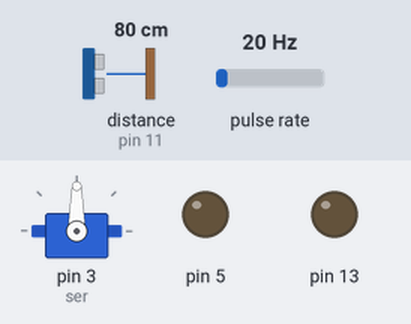
A sketch run on a simulated Arduino Uno, built with avr-gcc and run on an emulated ATmega328P. On the bench: servo, output pins drawn as LEDs (lit = HIGH). Wiring (inferred from the names in the program): ultrasonic range finder: trigger pin 12; echo pin 11; pulse sensor: data pin 2. Inputs (shaded band) come from the test bench; at power-on: distance to the obstacle (sensor on pin 11) 80 cm, pulse rate 20 Hz. The echo pulse lasts 58.3 µs per cm; pins used as bus, display or sensor lines are not drawn; what the sketch prints to the serial monitor is not drawn.

Above: at 1.2 s.
1.3 s: distance to the obstacle (sensor on pin 11) set to 18 cm
2.8 s: distance to the obstacle (sensor on pin 11) set to 15 cm
At 4.9 s:
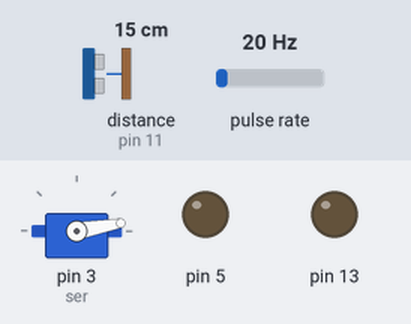
At 9.9 s:
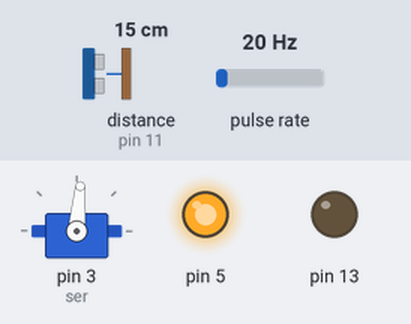
Timing chart, 0 to 11.3 s (numbered marks = the images above; inputs shaded):
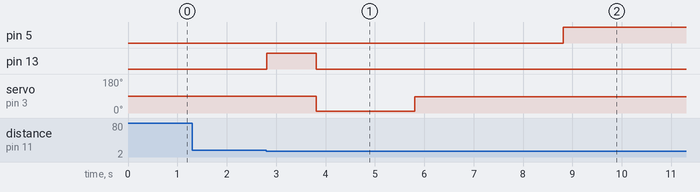

Measured:
- the behaviour switches between 17 and 16 cm on distance to the obstacle (sensor on pin 11) (found by bisection; images 0 and 1)
- after the input at 1.3 s, every drawn part: stays the same
- after the input at 2.8 s, pin 5: LOW → HIGH after 6.0 s; pin 13: LOW → HIGH at once, → LOW 1.0 s later; servo on pin 3 (ser): 90° → 10° after 1.0 s, → 85° 2.0 s later

The sketch:

total_code_2.ino
```cpp
#include <Servo.h>
const unsigned int TRIG_PIN=12;
const unsigned int ECHO_PIN=11;

const unsigned int BAUD_RATE=9600;
/*
Liquid flow rate sensor -DIYhacking.com Arvind Sanjeev

Measure the liquid/water flow rate using this code.
Connect Vcc and Gnd of sensor to arduino, and the
signal line to arduino digital pin 2.

 */
int wat=0;
byte statusLed    = 13;
Servo myservo;
byte sensorInterrupt = 0;  // 0 = digital pin 2
byte sensorPin       = 2;
byte ser=3;

byte valve=5;
// The hall-effect flow sensor outputs approximately 4.5 pulses per second per
// litre/minute of flow.
float calibrationFactor = 4.5;

volatile byte pulseCount;

float flowRate;
unsigned int flowMilliLitres;
unsigned long totalMilliLitres=0;
unsigned long oldTime;

void setup()
{
  pinMode(TRIG_PIN, OUTPUT);
  pinMode(ECHO_PIN, INPUT);
  pinMode(2,INPUT);
 // Serial.begin(BAUD_RATE);
  pinMode(13,OUTPUT);
  digitalWrite(13,0);
  // Initialize a serial connection for reporting values to the host
  Serial.begin(9600);
   pinMode(ser,OUTPUT);
   pinMode(5,OUTPUT);


  digitalWrite(2, HIGH);
  myservo.attach(ser);
  pulseCount        = 0;
  flowRate          = 0.0;
  flowMilliLitres   = 0;

  oldTime           = 0;

  // The Hall-effect sensor is connected to pin 2 which uses interrupt 0.
  // Configured to trigger on a FALLING state change (transition from HIGH
  // state to LOW state)
  attachInterrupt(0, pulseCounter, FALLING);

}

/**
 * Main program loop
 */
void loop()
{
   digitalWrite(TRIG_PIN, LOW);

  delayMicroseconds(2);
  digitalWrite(TRIG_PIN, HIGH);

  delayMicroseconds(10);
  digitalWrite(TRIG_PIN, LOW);


 const unsigned long duration= pulseIn(ECHO_PIN, HIGH);

 int distance= duration/29/2*10;

 Serial.println(distance);
 if((distance<=150))
 {
    digitalWrite(13,1);
     delay(1000);
     digitalWrite(13,0);
  mechanism();
  delay(1000);
   digitalWrite(5,1);
  Serial.println("valve");
  wat=0;totalMilliLitres  = 0;
 while(wat==0)
 {

  flow();
 }
 digitalWrite(5,0);
 Serial.println("valve close");
 delay(1000);

 }


}
void mechanism()
{
  Serial.println("mechanism");
   myservo.write(10);                  // sets the servo position according to the scaled value
  delay(2000);
   myservo.write(85);                  // sets the servo position according to the scaled value
  delay(2000);
}
/*
Insterrupt Service Routine
 */
 void flow()
 {
  if((millis() - oldTime) > 1000)    // Only process counters once per second
  {

    detachInterrupt(sensorInterrupt);


    flowRate = ((1000.0 / (millis() - oldTime)) * pulseCount) / calibrationFactor;


    oldTime = millis();


    flowMilliLitres = (flowRate / 60) * 1000;

    // Add the millilitres passed in this second to the cumulative total
    totalMilliLitres += flowMilliLitres;
    if(totalMilliLitres>=1500)
    {wat=1;}
    else
    wat=0;
    unsigned int frac;

    // Print the flow rate for this second in litres / minute
    Serial.print("Flow rate: ");
    Serial.print(int(flowRate));  // Print the integer part of the variable
    Serial.print("L/min");
    Serial.print("\t");       // Print tab space

    // Print the cumulative total of litres flowed since starting
    Serial.print("Output Liquid Quantity: ");
    Serial.print(totalMilliLitres);
    Serial.println("mL");
    Serial.print("\t");       // Print tab space
  Serial.print(totalMilliLitres/1000);
  Serial.print("L");


    // Reset the pulse counter so we can start incrementing again
    pulseCount = 0;

    // Enable the interrupt again now that we've finished sending output
    attachInterrupt(sensorInterrupt, pulseCounter, FALLING);
  }

 }
void pulseCounter()
{
  // Increment the pulse counter
  pulseCount++;
}
```
